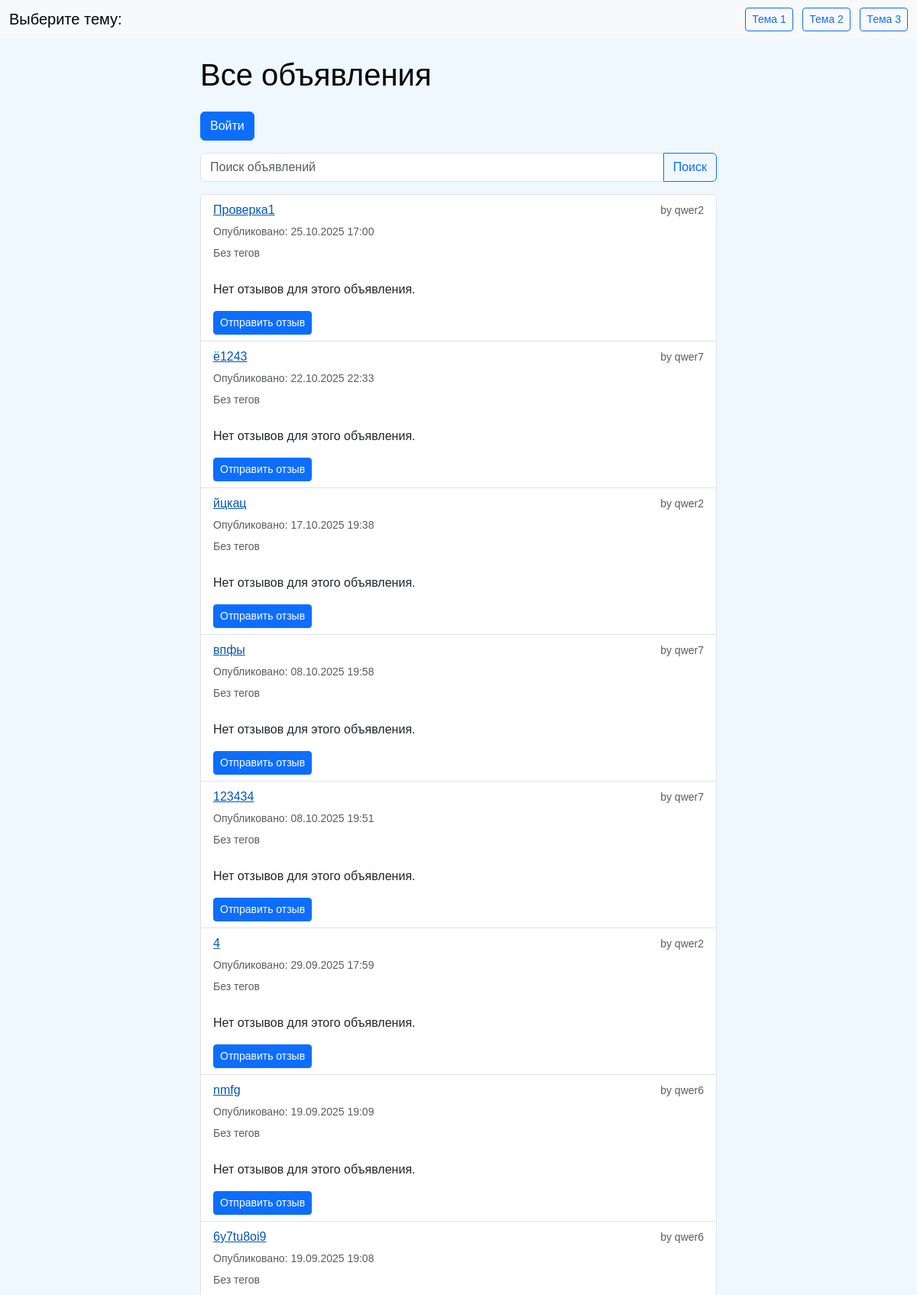
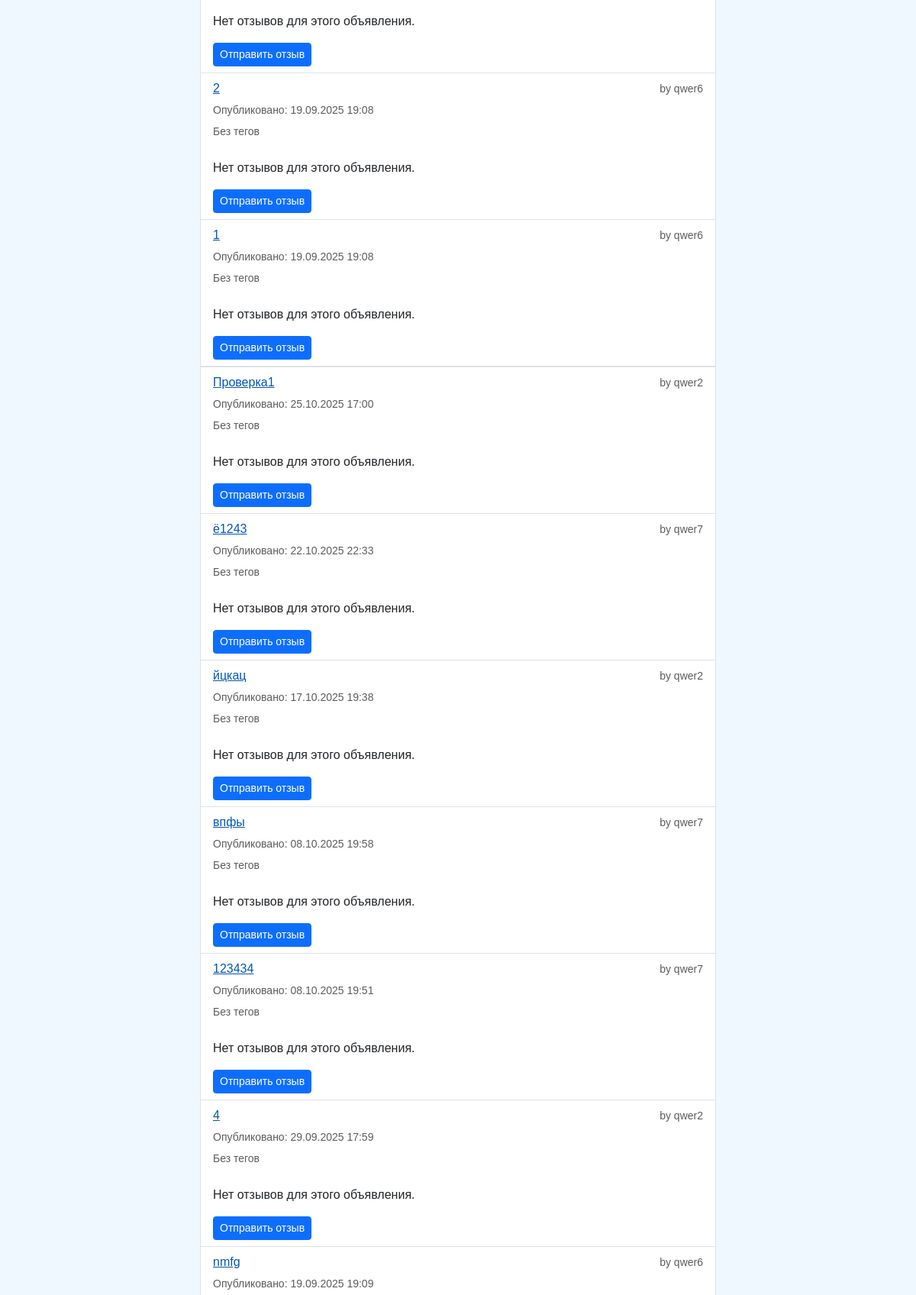
/ads/ (upper part), run on the app's committed database (2 pictures, top to bottom).
### ads/models.py (models this page shows, shortened)
class Ad(models.Model):
    bookmarks = models.ManyToManyField(settings.AUTH_USER_MODEL, related_name='bookmarked_ads', blank=True)
    views = models.PositiveIntegerField(default=0)  # счетчик просмотров
    updated_at = models.DateTimeField(auto_now=True)
    tags = models.ManyToManyField('Tag', blank=True, related_name='ads')
    title = models.CharField("Заголовок", max_length=255)
    description = models.TextField("Описание")
    price = models.DecimalField("Цена", max_digits=10, decimal_places=2)
    city = models.CharField("Город", max_length=100)
    author = models.ForeignKey(
        settings.AUTH_USER_MODEL,
        on_delete=models.CASCADE,
        related_name='ads',
        verbose_name="Автор"
    )
    category = models.ForeignKey(
        Category,
        on_delete=models.SET_NULL,
        null=True,
        blank=True,
        related_name='ads',
        verbose_name="Категория"
    )
    slug = models.SlugField(max_length=255, null=True, blank=True, unique=True)
    created_at = models.DateTimeField("Дата создания", auto_now_add=True)

### accounts/models.py (models this page shows)
class User(AbstractUser):
    pass

### ads/views.py (the view)
# urls.py: path('', views.ad_list, name='ad_list'),  # Страница со списком объявлений
def ad_list(request):
    query = request.GET.get('q', '')  # поисковый запрос
    ads = Ad.objects.all()
    if query:
        ads = ads.filter(
            Q(title__icontains=query) |
            Q(description__icontains=query)
        )
    ads = ads.order_by('-created_at')
    paginator = Paginator(ads, 10)
    page_number = request.GET.get('page')
    page_obj = paginator.get_page(page_number)
    get_params = request.GET.copy()
    get_params.pop('page', None)
    context = {
        'ads': page_obj.object_list,
        'categories': Category.objects.all(),
        'page_obj': page_obj,
        'search_query': query,
        'get_params': get_params.urlencode(),
    }
    if request.headers.get('x-requested-with') == 'XMLHttpRequest':
        return render(request, 'ads/_ad_items.html', context)
    return render(request, 'ads/ad_list.html', context)

### ads/templatetags/my_filters.py (called while the page is built)
@register.filter
def local_time(value, format_string="N j, Y, P"):
    if not value:
        return ""
    local_dt = timezone.localtime(value)
    return local_dt.strftime(format_string)

### ads/templates/ads/ad_list.html (shortened to what this page needs)
{% extends 'ads/base.html' %}
{% load static %}
{% load my_filters %}
{% block styles %}
    {{ block.super }}
{% endblock %}
{% block content %}
<div class="container mt-4" style="max-width: 700px;">
    <h1 class="mb-4">Все объявления</h1>
    <div class="mb-3">
        {% if user.is_authenticated %}
            <a href="{% url 'ad_create' %}" class="btn btn-success me-2">Создать новое объявление</a>
            <a href="{% url 'my_ads' %}" class="btn btn-info">Мои объявления</a>
            <a href="{% url 'password_change' %}" class="btn btn-secondary">Сменить пароль</a>
        {% else %}
            <a href="{% url 'login' %}" class="btn btn-primary">Войти</a>
        {% endif %}
    </div>
    <form method="get" class="input-group mb-3">
        <input type="text" name="q" class="form-control" placeholder="Поиск объявлений" value="{{ request.GET.q|default_if_none:'' }}">
        <button class="btn btn-outline-primary" type="submit">Поиск</button>
    </form>
    <ul class="list-group" id="ad-list">
        {% for ad in ads %}
            {% include 'ads/_ad_items.html' %}
        {% empty %}
            <li class="list-group-item">Объявлений нет.</li>
        {% endfor %}
    </ul>
</div>
{% endblock %}

### ads/templates/ads/_ad_items.html (shortened to what this page needs)
{% load my_filters %}
{% load static %}
{% for ad in ads %}
<li class="list-group-item" data-ad-id="{{ ad.id }}" data-ad-slug="{{ ad.slug }}">
  <div class="d-flex flex-column">
    <div class="d-flex justify-content-between align-items-center mb-1">
      {% if ad.slug %}
        <a href="{% url 'ad_detail' slug=ad.slug %}">{{ ad.title }}</a>
      {% else %}
        {{ ad.title }} <small class="text-danger">(нет ссылки: отсутствует slug)</small>
      {% endif %}
      <small class="text-muted">by {{ ad.author.username }}</small>
    </div>
    <div class="mb-1">
      <small class="text-muted">Опубликовано: {{ ad.created_at|local_time:"%d.%m.%Y %H:%M" }}</small>
    </div>
    <div class="mb-2">
      {% if ad.tags.all|length > 0 %}
        {% for tag in ad.tags.all %}
          <a href="{% url 'ads_by_tag' slug=tag.slug %}" class="badge bg-secondary text-decoration-none me-1">{{ tag.name }}</a>
        {% endfor %}
      {% else %}
        <small class="text-muted">Без тегов</small>
      {% endif %}
    </div>
  </div>
  <div id="reviews-container-{{ ad.slug }}" class="mt-3">
    {% include 'ads/reviews_list.html' with reviews=ad.reviews.all %}
  </div>
  <form id="review-form-{{ ad.slug }}" data-ads-slug="{{ ad.slug }}" class="review-form mt-2">
    <button type="submit" class="btn btn-sm btn-primary">Отправить отзыв</button>
  </form>
</li>
{% empty %}
<li class="list-group-item">Объявлений нет.</li>
{% endfor %}

### ads/templates/ads/reviews_list.html
{% load my_filters %}
{% for review in reviews %}
<div class="review-item mb-2 p-2 border rounded">
    <div class="d-flex justify-content-between">
        <strong>{{ review.author.username }}</strong>
        <small class="text-muted">{{ review.created_at|local_time:"%d.%m.%Y %H:%M" }}</small>
    </div>
    <div>
        <p>{{ review.text }}</p>
    </div>
</div>
{% empty %}
<p>Нет отзывов для этого объявления.</p>
{% endfor %}

### static/css/theme1.css (style rules this page uses)
body { background-color: #f0f8ff; color: #000; font-family: Arial, sans-serif; }
a { color: #0056b3; }

### data on the page
Ad: title "Проверка1", author.username "qwer2", created_at|local_time "25.10.2025 17:00", shows "Без тегов"
Ad: title "ё1243", author.username "qwer7", created_at|local_time "22.10.2025 22:33", shows "Без тегов"
Ad: title "йцкац", author.username "qwer2", created_at|local_time "17.10.2025 19:38", shows "Без тегов"
Ad: title "впфы", author.username "qwer7", created_at|local_time "08.10.2025 19:58", shows "Без тегов"
Ad: title "123434", author.username "qwer7", created_at|local_time "08.10.2025 19:51", shows "Без тегов"
Ad: title "4", author.username "qwer2", created_at|local_time "29.09.2025 17:59", shows "Без тегов"
Ad: title "nmfg", author.username "qwer6", created_at|local_time "19.09.2025 19:09", shows "Без тегов"
Ad: title "6y7tu8oi9", author.username "qwer6", created_at|local_time "19.09.2025 19:08", shows "Без тегов"
Ad: title "2", author.username "qwer6", created_at|local_time "19.09.2025 19:08", shows "Без тегов"
Ad: title "1", author.username "qwer6", created_at|local_time "19.09.2025 19:08", shows "Без тегов"
